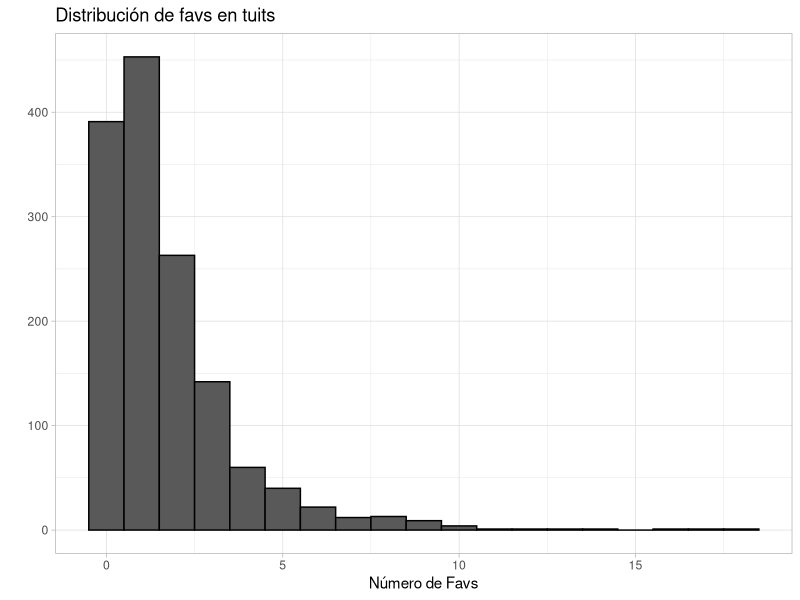
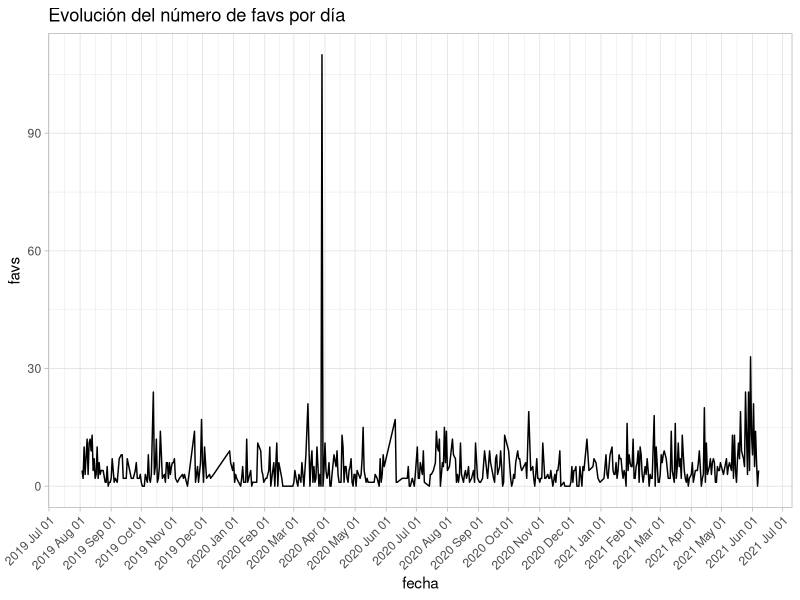
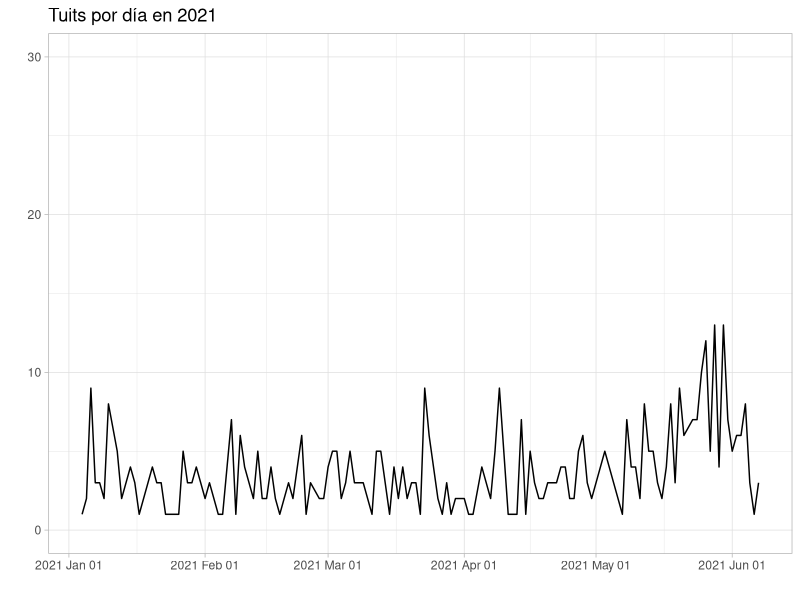
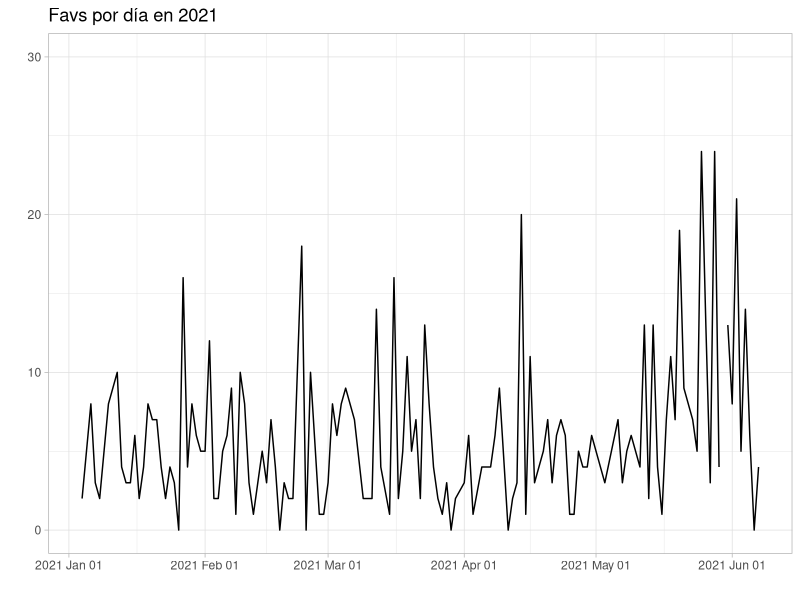
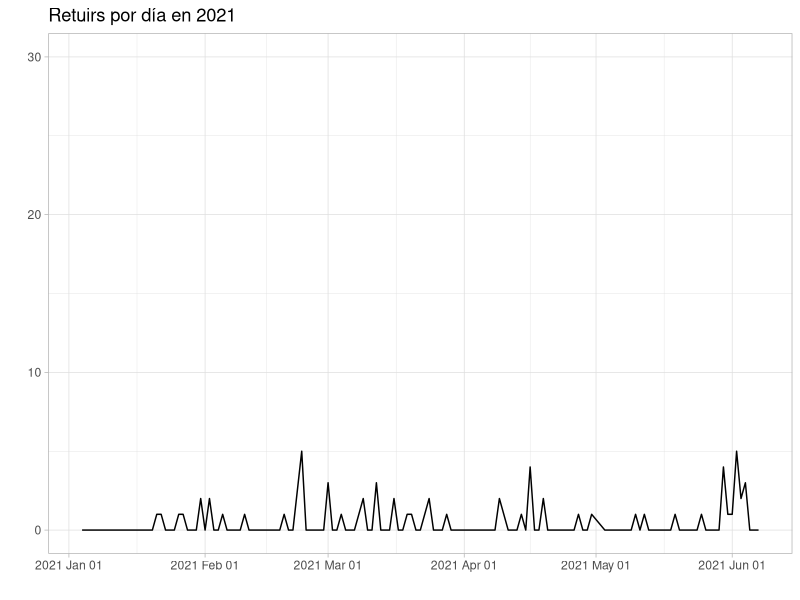

The R source for these figures, in order: (Note: this script raises an error after producing the figures.)
library(ggplot2)
library(dplyr)
library(lubridate)
library(wordcloud)
library(RColorBrewer)
library(tm)
library(tokenizers)

if(!dir.exists("graficas")){
            dir.create("graficas")
}

tuits_df <- read.csv("tuits_bhherto95.csv")
tuits_df <- tuits_df[,-1]
tuits_df$created <- as_datetime(tuits_df$created)
tuits_df <- tuits_df %>% filter(favoriteCount<20)

png(filename = "./graficas/distribucion_favs.png", width = 560, height = 320, units = "px", 
    pointsize = 12, bg = "white", res = NA, restoreConsole = TRUE)
tuits_df %>% ggplot(aes(x=favoriteCount))+
            geom_histogram(binwidth = 1, color="black")+
            theme_light()+
            labs(title="Distribución de favs en tuits",
                 x="Número de Favs",
                 y="")
dev.off()

png(filename = "./graficas/favs_por_dia.png", width = 560,
    height = 320, units = "px", pointsize = 12, bg="white", res = NA)
tuits_df %>% mutate(fecha=as.Date(created)) %>% 
            group_by(fecha) %>% summarise(favs = sum(favoriteCount)) %>%
            ggplot(aes(x=fecha, y=favs))+
            geom_line()+
            theme_light()+
            labs(title = "Evolución del número de favs por día")+
            scale_x_date(date_labels = "%Y %b %d", date_breaks = "1 month")+
            theme(axis.text.x = element_text(angle = 45, hjust = 1))
dev.off()

png(filename = "./graficas/tuits_por_dia_2021.png", width = 560,
    height = 320, units = "px", pointsize = 12, bg="white", res = NA)
p1 <- tuits_df %>% filter(created>=as.Date("2021-01-01")) %>%
            mutate(fecha=as.Date(created)) %>% 
            group_by(fecha) %>% summarise(tuits = n()) %>%
            ggplot(aes(x=fecha, y=tuits))+
            geom_line()+
            theme_light()+
            labs(title="Tuits por día en 2021",
                 x="",
                 y="")+
            scale_x_date(date_labels = "%Y %b %d", date_breaks = "1 month")+
            ylim(0,30)
p1
dev.off()

png(filename = "./graficas/favs_por_dia_2021.png", width = 560,
    height = 320, units = "px", pointsize = 12, bg="white", res = NA)
p2 <- tuits_df %>% filter(created>=as.Date("2021-01-01")) %>%
            mutate(fecha=as.Date(created)) %>% 
            group_by(fecha) %>% summarise(favs = sum(favoriteCount)) %>%
            ggplot(aes(x=fecha, y=favs))+
            geom_line()+
            theme_light()+
            labs(title="Favs por día en 2021",
                 x="",
                 y="")+
            scale_x_date(date_labels = "%Y %b %d", date_breaks = "1 month")+
            ylim(0,30)
p2 
dev.off()

png(filename = "./graficas/retuits_por_dia_2021.png", width = 560,
    height = 320, units = "px", pointsize = 12, bg="white", res = NA)
p3 <- tuits_df %>% filter(created>=as.Date("2021-01-01")) %>%
            mutate(fecha=as.Date(created)) %>% 
            group_by(fecha) %>% summarise(retuits = sum(retweetCount)) %>%
            ggplot(aes(x=fecha, y=retuits))+
            geom_line()+
            theme_light()+
            labs(title="Retuirs por día en 2021",
                 x="",
                 y="")+
            scale_x_date(date_labels = "%Y %b %d", date_breaks = "1 month")+
            ylim(0,30)
p3
dev.off()

png(filename = "./graficas/tuis_favs_por_dia_2021.png", width = 560,
    height = 400, units = "px", pointsize = 12, bg="white", res = NA)
grid.arrange(p1,p2,p3,nrow=3)
dev.off()

png(filename = "./graficas/tuis_favs_por_diasemana.png", width = 560,
    height = 320, units = "px", pointsize = 12, bg="white", res = NA)
tuits_df %>% mutate(dia = wday(created, label = TRUE)) %>%
            group_by(dia) %>% 
            summarise(favs = mean(favoriteCount)) %>%
            ggplot(aes(x=dia, y=favs)) +
            geom_bar(stat = "identity")+
            theme_light()+
            labs(title = "Promedio de favs por día de la semana ")
dev.off()

png(filename = "./graficas/tuis_favs_por_hora_diasemana.png", width = 560,
    height = 320, units = "px", pointsize = 12, bg="white", res = NA)
tuits_df %>% mutate(hora = format(as.POSIXct(created,format="%H:%M:%S"),"%H"),
                          dia_sem = wday(created, label = T)) %>%
            group_by(hora, dia_sem) %>%
            summarise(favs=mean(favoriteCount))%>%
            ggplot(aes(x=hora, y=favs, color=dia_sem))+
            geom_point()+
            theme_light()+
            labs(title = "Promedio de favs por hora")
dev.off()

tuits_corpus <- Corpus(VectorSource(tuits_df$text), 
                       readerControl = list(readPlain, language="sp", load=TRUE))

tuits_corpus <- tm_map(tuits_corpus, content_transformer(tolower))
tuits_corpus <- tm_map(tuits_corpus, removePunctuation)
tuits_corpus <- tm_map(tuits_corpus, removeNumbers)
tuits_corpus <- tm_map(tuits_corpus, removeWords, stopwords("spanish"))
inspect(tuits_corpus[1:5])

subs <- function(s){
            s <- sub("¿", "", s)
            s <- sub("https*", "", s)
            return(s)
}

tuits_corpus <- tm_map(tuits_corpus, content_transformer(subs))
tuits_corpus <- tm_map(tuits_corpus, stripWhitespace)
inspect(tuits_corpus[1:5])
tuits_dtm <- tokenize_ngrams(sapply(tuits_corpus, as.character), n=1)
tuits_dtm <- unlist(tuits_dtm)
tuits_dtm <- data.frame(table(tuits_dtm))
tuits_dtm <- arrange(tuits_dtm, desc(Freq))

my_stopwords <- c("si", "d", "diagramadeven", "esteusermurio", "comacurez", "elcancerend",
                  "jajajaja", "jejeje", "xd", "jajaja", "jeje", "c", "natszendro",
                  "ay", "fotoenpared", "elizarial", "iamthecat", "patriciagaso", 
                  "i", "s", "is","of", "jaja","claudifonos", "eldelonceonce", 
                  "uf", "ufa", "pedo")
tuits_corpus <- tm_map(tuits_corpus, removeWords, my_stopwords)
tuits_corpus <- tm_map(tuits_corpus, stripWhitespace)
tuits_dtm <- tokenize_ngrams(sapply(tuits_corpus, as.character), n=1)
tuits_dtm <- unlist(tuits_dtm)
tuits_dtm <- data.frame(table(tuits_dtm))
tuits_dtm <- arrange(tuits_dtm, desc(Freq))
colnames(tuits_dtm) <- c("word", "freq")
tuits_dtm$word <- as.character(tuits_dtm$word)
png(filename = "./graficas/wordcloyd_tuits.png", width = 560,
    height = 320, units = "px", pointsize = 12, bg="white", res = NA)
layout(matrix(c(1, 2), nrow=2), heights=c(1, 4))
par(mar=rep(0, 4))
plot.new()
text(x=0.5, y=0.5, "Palabras más frequentes")
wordcloud(words = tuits_dtm$word, freq = tuits_dtm$freq, 
          main ="Title", min.freq = 10,max.words = 200, 
          random.order = F, rot.per = 0.35,
          colors = brewer.pal(8, "Set2"),
          scale = c(2.5,0.7))
dev.off()
